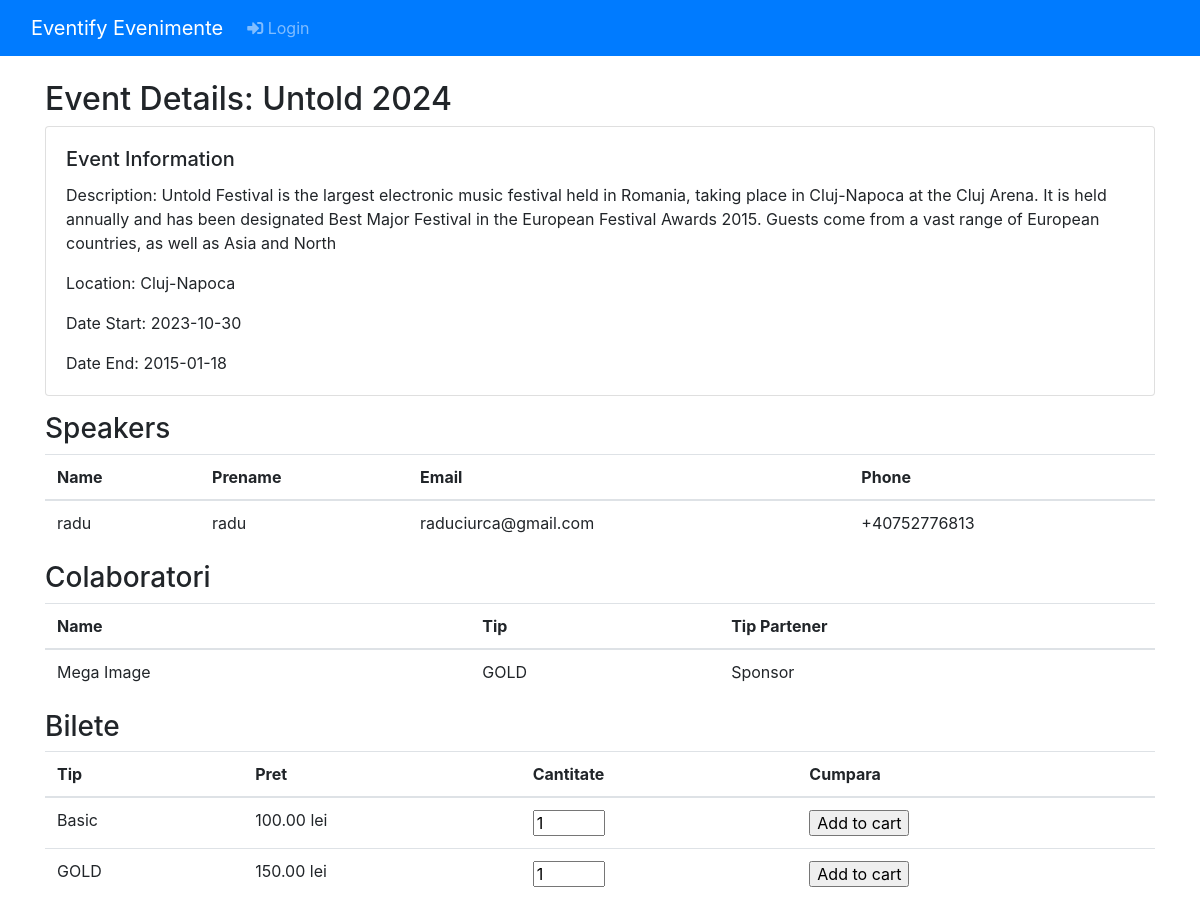
Page /events/event.php?id=10 on the committed database.
### tables this page shows
CREATE TABLE `eveniment` (
  `ID` int(11) NOT NULL,
  `titlu` varchar(100) NOT NULL,
  `descriere` text DEFAULT NULL,
  `data_inceput` date NOT NULL,
  `data_sfarsit` date NOT NULL,
  `agenda` text DEFAULT NULL,
  `locatie` varchar(255) NOT NULL,
  `IDOrganizator` int(11) DEFAULT NULL
);

CREATE TABLE `speaker` (
  `ID` int(11) NOT NULL,
  `nume` varchar(255) NOT NULL,
  `prenume` varchar(255) NOT NULL,
  `poza` varchar(255) DEFAULT NULL,
  `email` varchar(255) DEFAULT NULL,
  `telefon` varchar(20) DEFAULT NULL,
  `IDEveniment` int(11) DEFAULT NULL
);

CREATE TABLE `colaborator` (
  `ID` int(11) NOT NULL,
  `nume` varchar(255) NOT NULL,
  `email` varchar(255) NOT NULL,
  `telefon` varchar(20) NOT NULL,
  `tip` varchar(50) NOT NULL,
  `suma` decimal(10,2) DEFAULT NULL,
  `premii` varchar(255) DEFAULT NULL,
  `tip_parteneriat` varchar(50) DEFAULT NULL
);

CREATE TABLE `bilet` (
  `ID` int(11) NOT NULL,
  `tip` varchar(50) NOT NULL,
  `pret` decimal(10,2) NOT NULL,
  `IDEveniment` int(11) DEFAULT NULL
);

### events/shop/ShoppingCart.php (called while the page is built, shortened)
<?php
require_once "DBController.php";
class ShoppingCart extends DBController
{
    function getAllProduct($event_id)
    {
        $query = "SELECT * FROM bilet WHERE IDEveniment = $event_id";
        $productResult = $this->getDBResult($query);
        return $productResult;
    }
}

### events/shop/DBController.php (called while the page is built, shortened)
<?php
class DBController
{
    public $host = "localhost";
    public $user = "root";
    public $password = "";
    public $database = "eventify3";
    public $conn;
    function __construct()
    {
        $this->conn = mysqli_connect($this->host, $this->user, $this->password, $this->database);
    }
    function getDBResult($query, $params = array())
    {
        $sql_statement = $this->conn->prepare($query);
        $sql_statement->execute();
        $result = $sql_statement->get_result();
        if ($result->num_rows > 0) {
            while ($row = $result->fetch_assoc()) {
                $resultset[] = $row;
            }
        }
        if (!empty($resultset)) {
            return $resultset;
        }
    }
}

### events/event.php (the view, shortened to what this page needs)
<?php
include "partials/conectare.php";
include "partials/navbar.php";
require_once "shop/ShoppingCart.php";
$event_id = isset($_GET['id']) ? intval($_GET['id']) : null;
$event_query = "SELECT * FROM eveniment WHERE id = ?";
$event_stmt = $mysqli->prepare($event_query);
$event_stmt->bind_param("i", $event_id);
$event_stmt->execute();
$event_result = $event_stmt->get_result();
$event_data = $event_result->fetch_assoc();
$speaker_query = "SELECT * FROM speaker WHERE IDEveniment = ?";
$speaker_stmt = $mysqli->prepare($speaker_query);
$speaker_stmt->bind_param("i", $event_id);
$speaker_stmt->execute();
$speaker_result = $speaker_stmt->get_result();
$query = "
    SELECT colaborator.*
    FROM colaborator
    INNER JOIN contract ON colaborator.ID = contract.IDColaborator
    INNER JOIN eveniment ON contract.IDEveniment = eveniment.ID
    WHERE eveniment.ID = ?
";
if ($stmt = $mysqli->prepare($query)) {
    $stmt->bind_param("i", $event_id);
    $stmt->execute();
    $result = $stmt->get_result();
    $colaborators = [];
    while ($row = $result->fetch_assoc()) {
        $colaborators[] = $row;
    }
    } else {
        echo "Error preparing statement: " . htmlspecialchars($mysqli->error);
}
?>
<!DOCTYPE html>
<html lang="en">
<head>
    <link href="https://stackpath.bootstrapcdn.com/bootstrap/4.3.1/css/bootstrap.min.css" rel="stylesheet">
</head>
<body>
<div class="container mt-4">
    <h2>Event Details: <?php echo htmlspecialchars($event_data['titlu']) ; ?></h2>
    <div class="card mb-3">
        <div class="card-body">
            <h5 class="card-title">Event Information</h5>
            <p class="card-text">Description: <?php echo htmlspecialchars($event_data['descriere']); ?></p>
            <p class="card-text">Location: <?php echo htmlspecialchars($event_data['locatie']); ?></p>
            <p class="card-text">Date Start: <?php echo htmlspecialchars($event_data['data_inceput']); ?></p>
            <p class="card-text">Date End: <?php echo htmlspecialchars($event_data['data_sfarsit']); ?></p>
        </div>
    </div>
    <h3>Speakers</h3>
    <table class="table">
        <thead>
        <tr>
            <th>Name</th>
            <th>Prename</th>
            <th>Email</th>
            <th>Phone</th>
        </tr>
        </thead>
        <tbody>
        <?php while ($speaker = $speaker_result->fetch_assoc()): ?>
            <tr>
                <td><?php echo htmlspecialchars($speaker['nume']); ?></td>
                <td><?php echo htmlspecialchars($speaker['prenume']); ?></td>
                <td><?php echo htmlspecialchars($speaker['email']); ?></td>
                <td><?php echo htmlspecialchars($speaker['telefon']); ?></td>
            </tr>
        <?php endwhile; ?>
        </tbody>
    </table>
    <h3>Colaboratori</h3>
    <table class="table">
        <thead>
        <tr>
            <th>Name</th>
            <th>Tip</th>
            <th>Tip Partener</th>
        </tr>
        </thead>
        <tbody>
        <?php foreach ($colaborators as $colab): ?>
            <tr>
                <td><?php echo htmlspecialchars($colab['nume']); ?></td>
                <td><?php echo htmlspecialchars($colab['tip']); ?></td>
                <td><?php echo htmlspecialchars($colab['tip_parteneriat']); ?></td>
            </tr>
        <?php endforeach; ?>
        </tbody>
    </table>
        <?php
        $shoppingCart = new ShoppingCart();
        $product_array = $shoppingCart->getAllProduct($event_id);
        if (! empty($product_array)) {
            ?>
    <h3>Bilete</h3>
    <table class="table">
        <thead>
        <tr>
            <th>Tip</th>
            <th>Pret</th>
            <th>Cantitate</th>
            <th>Cumpara</th>
        </tr>
        </thead>
        <?php
            foreach ($product_array as $key => $value) {
                ?>
                    <form method="post" action="/proiect/events/shop/cos.php?action=add&id=<?php
                    echo $value['ID'];?>">
                        <tr>
                            <td><?php echo $value["tip"];
                                ?></td>
                            <td><?php echo
                                    $product_array[$key]["pret"] . " lei"; ?>
                                </td>
                            <td><input type="text" name="quantity" value="1" size="2" /> </td>
                        <td> <input type="submit" value="Add to cart"
                                       class="btnAddAction" /></td>
                        </tr>
                    </form>
                </div>
                <?php
            }
        }
        ?>
</body>
</html>

### events/partials/navbar.php (shortened to what this page needs)
<head>
    <link href="https://stackpath.bootstrapcdn.com/bootstrap/4.3.1/css/bootstrap.min.css" rel="stylesheet">
    <link rel="stylesheet" href="https://use.fontawesome.com/releases/v5.7.1/css/all.css">
</head>
<nav class="navbar navbar-expand-lg navbar-dark bg-primary">
    <div class="container-fluid">
        <a class="navbar-brand" href="/proiect/events/">Eventify Evenimente</a>
        <?php
        if (isset($_SESSION['numeParticipant'])) { ?>
        <div class="collapse navbar-collapse" id="navbarNav">
            <ul class="navbar-nav me-auto mb-2 mb-lg-0">
                <li class="nav-item">
                    <a class="nav-link" href="/proiect/events/shop/..."><i class="fas fa-ticket"></i> Biletele mele</a>
                </li>
            </ul>
            <ul class="navbar-nav me-auto mb-2 mb-lg-0">
                <li class="nav-item">
                    <a class="nav-link" href="/proiect/events/shop/cos.php"><i class="fas fa-shopping-cart"></i> Cos</a>
                </li>
            </ul>
            <ul class="navbar-nav me-auto mb-2 mb-lg-0">
                <li class="nav-item">
                    <a class="nav-link" href="/proiect/events/participant/logout.php"><i class="fas fa-sign-out-alt"></i> Logout</a>
                </li>
            </ul>
        </div>
        <?php } else { ?>
            <div class="collapse navbar-collapse" id="navbarNav">
            <ul class="navbar-nav me-auto mb-2 mb-lg-0">
                <li class="nav-item">
                    <a class="nav-link" href="/proiect/events/participant/"><i class="fas fa-sign-in-alt"></i> Login</a>
                </li>
            </ul>
        </div>
        <?php
        }
        ?>
    </div>
</nav>

### rows in the picture
eveniment: titlu "Untold 2024", descriere "Untold Festival is the largest electronic music festival held in Romania, taking place in Cluj-Napoca at the Cluj Arena. It is held annually and has been designated Best Major Festival in the European Festival Awards 2015. Guests come from a vast range of European countries, as well as Asia and North", locatie "Cluj-Napoca", data_inceput "2023-10-30", data_sfarsit "2015-01-18"
speaker: nume "radu", prenume "radu", email "raduciurca@gmail.com", telefon "+40752776813"
colaborator: nume "Mega Image", tip "GOLD", tip_parteneriat "Sponsor"
bilet: tip "Basic", pret "100.00"
bilet: tip "GOLD", pret "150.00"
